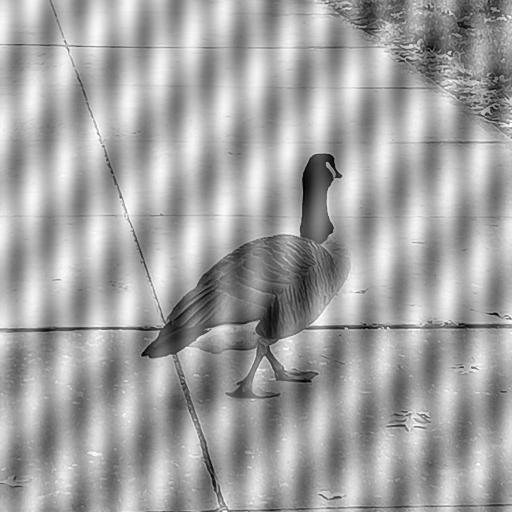
#> input picture Assets/freq_noise/two_noise.jpg, 512 x 512 px
$ jupyter execute Lab_5_Frequency_Domanin_Filtering.ipynb   (older library calls are emulated)
#> lines starting #> are read from the running program, lines starting #| are printed output that depends on the picture
[cell 1]
import cv2
import numpy as np
import matplotlib.pyplot as plt

asset_dir = '../Assets/freq_noise/'

# Butterworth Notch Reject Filter of order n

• Butterworth Highpass filter:

$$H_{NR}(u,v) = \prod_{k=1}^{Q} \left[\frac{1}{1+\left[\frac{D_{0k}}{D_k(u,v)}\right]^{2n}}\right] \left[\frac{1}{1+\left[\frac{D_{0k}}{D_{-k}(u,v)}\right]^{2n}}\right]$$

• The distance computations for each filter transfer function

$$D_k(u,v) = \left[\left(u - \frac{M}{2} - u_k\right)^2 + \left(v - \frac{N}{2} - v_k\right)^2\right]^{1/2}$$

$$D_{-k}(u,v) = \left[\left(u - \frac{M}{2} + u_k\right)^2 + \left(v - \frac{N}{2} + v_k\right)^2\right]^{1/2}$$

Where, center of the frequency rectangle = $(M/2, N/2)$

$D_k(u,v)$ = Distance of a pixel from center

$D_{0k}$ = cut-off frequency of k-th notch pair

$(u,v)$ = peaks in the frequency domain to be removed

[cell 2]
def calculate_distance(u, v, M, N, notch_u, notch_v):
    center_u = M / 2
    center_v = N / 2
    uk = notch_u - center_u
    vk = notch_v - center_v

    # D_-k(u,v) = [(u - M/2 + uk)^2 + (v - N/2 + vk)^2]^(1/2)
    Dk_neg = np.sqrt((u - center_u + uk)**2 + (v - center_v + vk)**2)
    # D_k(u,v) = [(u - M/2 - uk)^2 + (v - N/2 - vk)^2]^(1/2)
    Dk = np.sqrt((u - center_u - uk)**2 + (v - center_v - vk)**2)

    return Dk, Dk_neg

[cell 3]
def calculate_HNR(u, v, M, N, uk, vk, D0k, n):
    Dk, D_neg_k = calculate_distance(u, v, M, N, uk, vk)

    # div by zero prevention
    Dk = np.where(Dk == 0, 1e-10, Dk)
    D_neg_k = np.where(D_neg_k == 0, 1e-10, D_neg_k)

    # H1 = 1/(1 + (D0k/Dk)^(2n))
    H1 = 1.0 / (1.0 + (D0k / (Dk))**(2 * n))

    # H2 = 1/(1 + (D0k/D_-k)^(2n))
    H2 = 1.0 / (1.0 + (D0k / (D_neg_k))**(2 * n))

    HNR = H1 * H2

    return HNR

[cell 4]
def gen_mask(img_shape, notch_pairs, D0k, n):
    M, N = img_shape

    u = np.arange(M)
    v = np.arange(N)
    u, v = np.meshgrid(u, v)

    mask = np.ones((M, N), dtype=np.float64)

    for uk, vk in notch_pairs:
        HNR = calculate_HNR(u, v, M, N, uk, vk, D0k, n)
        mask *= HNR

    return mask

[cell 5]
img_input = cv2.imread(asset_dir+'two_noise.jpg', 0)
#> img_input is the input picture: shape (512, 512); min 0, max 255, mean 162.7
img = img_input.copy()
image_size = img.shape[0] * img.shape[1]
#> image_size = 262144

[cell 6]
notch_pairs = [(272,256), (261,261)]
D0k_1 = 20
n_1 = 2

D0k_2 = 5
n_2 = 2

mask_1 = gen_mask(img.shape, notch_pairs, D0k_1, n_1)
mask_2 = gen_mask(img.shape, notch_pairs, D0k_2, n_2)

[cell 7]
ft = np.fft.fft2(img)
ft_shift = np.fft.fftshift(ft)
magnitude_spectrum_ac = np.abs(ft_shift)
magnitude_spectrum = 20 * np.log(np.abs(ft_shift)+1)
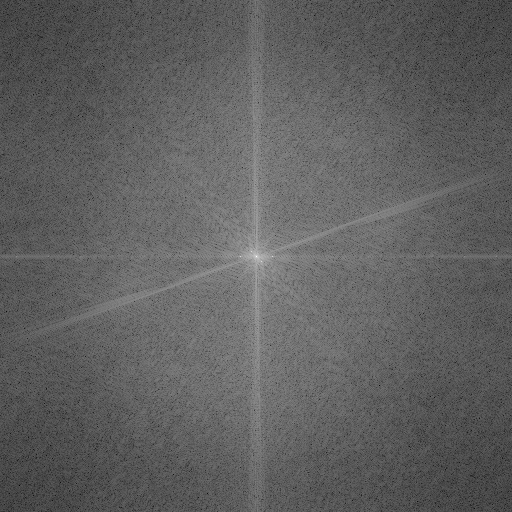
#> magnitude_spectrum: shape (512, 512) float64; min 30.51, max 351.4, mean 151.3; drawn with min black and max white
magnitude_spectrum = cv2.normalize(magnitude_spectrum, None,0,255,cv2.NORM_MINMAX,dtype=cv2.CV_8U)
ang = np.angle(ft_shift)
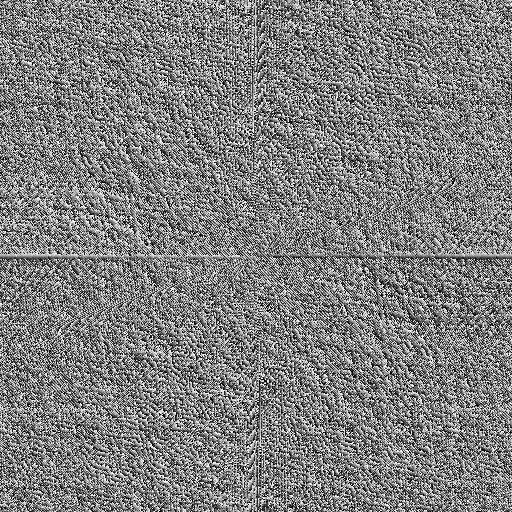
#> ang: shape (512, 512) float64; min -3.14, max 3.14, mean -3.69e-18; drawn with min black and max white
ang_ = cv2.normalize(ang, None,0,255,cv2.NORM_MINMAX,dtype=cv2.CV_8U)

magnitude_spectrum_ac[272,256] = 0
#> magnitude_spectrum_ac: shape (512, 512) float64; min 0, max 42652935, mean 4182.8
magnitude_spectrum_ac[240,256] = 0
#> magnitude_spectrum_ac: shape (512, 512) float64; min 0, max 42652935, mean 4182.5
magnitude_spectrum_ac[261,261] = 0
#> magnitude_spectrum_ac: shape (512, 512) float64; min 0, max 42652935, mean 4166.4
magnitude_spectrum_ac[251,251] = 0
#> magnitude_spectrum_ac: shape (512, 512) float64; min 0, max 42652935, mean 4150.3

magnitude_spectrum_ac_1 = magnitude_spectrum_ac * mask_1
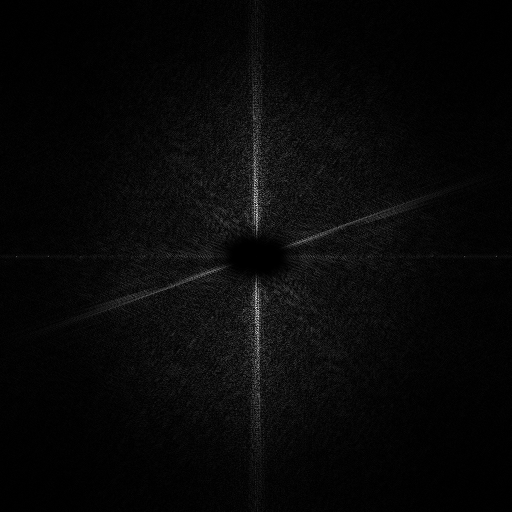
#> magnitude_spectrum_ac_1: shape (512, 512) float64; min 0, max 96029.4, mean 3286.2; drawn with min black and max white
magnitude_spectrum_ac_2 = magnitude_spectrum_ac * mask_2

## phase add F(u,v)=∣F(u,v)∣*e^jθ(u,v)
final_result_1 = np.multiply(magnitude_spectrum_ac_1, np.exp(1j*ang))
final_result_2 = np.multiply(magnitude_spectrum_ac_2, np.exp(1j*ang))

# inverse fourier
img_back_1 = np.real(np.fft.ifft2(np.fft.ifftshift(final_result_1)))
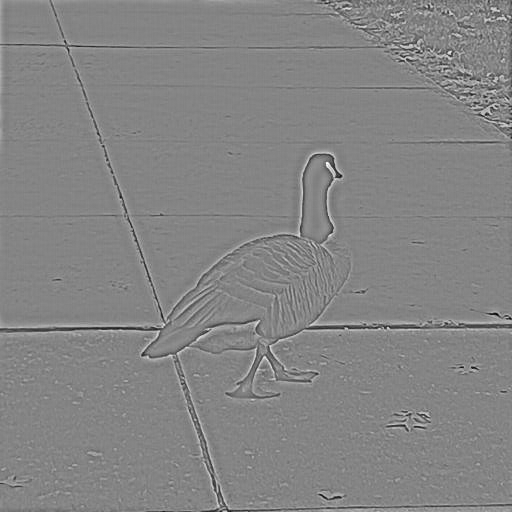
#> img_back_1: shape (512, 512) float64; min -111.3, max 102.6, mean 0; drawn with min black and max white
img_back_2 = np.real(np.fft.ifft2(np.fft.ifftshift(final_result_2)))

img_back_scaled_1 = cv2.normalize(img_back_1, None, 0,255,cv2.NORM_MINMAX,dtype=cv2.CV_8U)
img_back_scaled_2 = cv2.normalize(img_back_2, None, 0,255,cv2.NORM_MINMAX,dtype=cv2.CV_8U)
mask_1 = cv2.normalize(mask_1, None,0,255,cv2.NORM_MINMAX,dtype=cv2.CV_8U)
mask_2 = cv2.normalize(mask_2, None,0,255,cv2.NORM_MINMAX,dtype=cv2.CV_8U)

[cell 8]
fig, axs = plt.subplots(2,3, figsize=(15,10))

for ax in axs.flat:
    ax.axis('off')

axs[0,0].imshow(img_input, cmap='gray')
axs[0,0].set_title('Input Image')
axs[0,1].imshow(magnitude_spectrum, cmap='gray')
axs[0,1].set_title('Magnitude Spectrum')
axs[0,2].imshow(ang_, cmap='gray')
axs[0,2].set_title('Phase Spectrum')
axs[1,0].imshow(mask_2, cmap='gray')
axs[1,0].set_title('[(272,256), (261,261)] D0=5 n=2')
axs[1,0].axis('on')
axs[1,1].imshow(img_back_scaled_1, cmap='gray')
axs[1,1].set_title('Filtered Image D0=20')
axs[1,2].imshow(img_back_scaled_2, cmap='gray')
axs[1,2].set_title('Filtered Image D0=5')


plt.show()
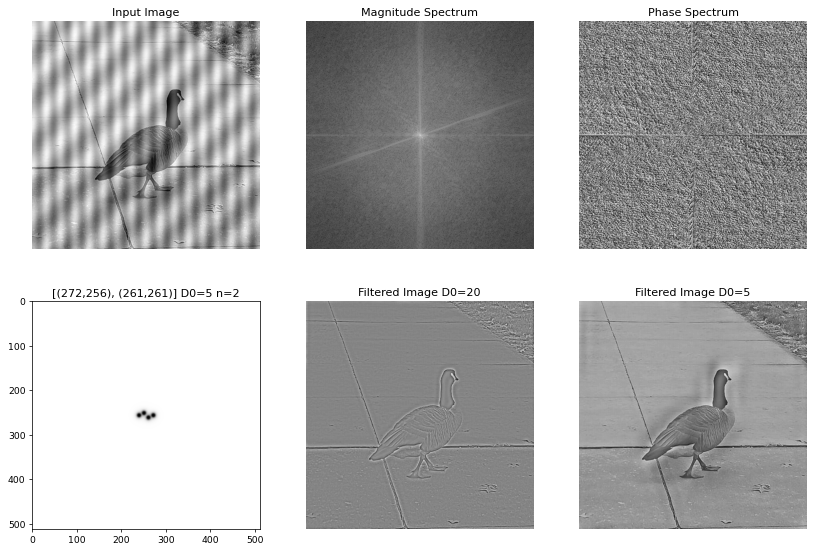
#> figure drawn by matplotlib, 6 panels

# Ideal Notch Reject Filter

• The general form of Ideal Highpass filter:

$$H(u,v) = \begin{cases} 0 \text{ if } D(u,v) \leq D_0 \\ 1 \text{ if } D(u,v) > D_0 \end{cases}$$

The distance computations for each filter transfer function

$$D_k(u,v) = \left[\left(u - \frac{M}{2} - u_k\right)^2 + \left(v - \frac{N}{2} - v_k\right)^2\right]^{1/2}$$

$$D_{-k}(u,v) = \left[\left(u - \frac{M}{2} + u_k\right)^2 + \left(v - \frac{N}{2} + v_k\right)^2\right]^{1/2}$$

[cell 9]
def calculate_HNR_ideal(u, v, M, N, uk, vk, D0k):
    Dk, D_neg_k = calculate_distance(u, v, M, N, uk, vk)

    # Ideal filter: H = 0 if D <= D0, H = 1 if D > D0
    HNR = np.where((Dk <= D0k) | (D_neg_k <= D0k), 0.0, 1.0)

    return HNR

[cell 10]
def gen_mask_ideal(img_shape, notch_pairs, D0k):
    M, N = img_shape

    u = np.arange(M)
    v = np.arange(N)
    u, v = np.meshgrid(u, v)

    mask = np.ones((M, N), dtype=np.float64)

    for uk, vk in notch_pairs:
        HNR = calculate_HNR_ideal(u, v, M, N, uk, vk, D0k)
        mask *= HNR

    return mask

[cell 11]
img_input = cv2.imread(asset_dir+'single_noise.jpg', 0)
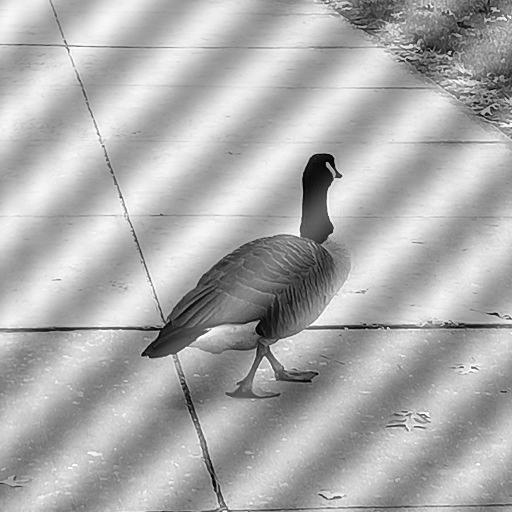
#> input picture Assets/freq_noise/single_noise.jpg, 512 x 512 px
#> img_input is the input picture: shape (512, 512); min 0, max 255, mean 172.7
img = img_input.copy()
image_size = img.shape[0] * img.shape[1]

[cell 12]
notch_pairs = [(261,261)]
D0k_1 = 1
D0k_2 = 5

mask_1 = gen_mask_ideal(img.shape, notch_pairs, D0k_1)
mask_2 = gen_mask_ideal(img.shape, notch_pairs, D0k_2)

[cell 13]
ft = np.fft.fft2(img)
ft_shift = np.fft.fftshift(ft)
magnitude_spectrum_ac = np.abs(ft_shift)
magnitude_spectrum = 20 * np.log(np.abs(ft_shift)+1)
magnitude_spectrum = cv2.normalize(magnitude_spectrum, None,0,255,cv2.NORM_MINMAX,dtype=cv2.CV_8U)
ang = np.angle(ft_shift)
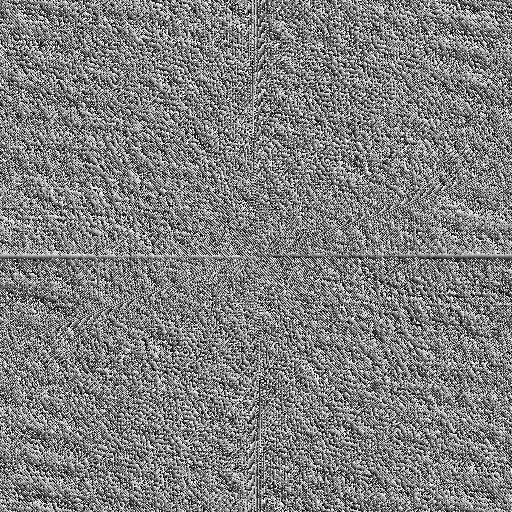
#> ang: shape (512, 512) float64; min -3.14, max 3.14, mean -8.67e-18; drawn with min black and max white
ang_ = cv2.normalize(ang, None,0,255,cv2.NORM_MINMAX,dtype=cv2.CV_8U)

magnitude_spectrum_ac[261,261] = 0
#> magnitude_spectrum_ac: shape (512, 512) float64; min 0, max 45271038, mean 5579.1
magnitude_spectrum_ac[251,251] = 0
#> magnitude_spectrum_ac: shape (512, 512) float64; min 0, max 45271038, mean 5558

magnitude_spectrum_ac_1 = magnitude_spectrum_ac * mask_1
magnitude_spectrum_ac_2 = magnitude_spectrum_ac * mask_2

## phase add F(u,v)=∣F(u,v)∣*e^jθ(u,v)
final_result_1 = np.multiply(magnitude_spectrum_ac_1, np.exp(1j*ang))
final_result_2 = np.multiply(magnitude_spectrum_ac_2, np.exp(1j*ang))

# inverse fourier
img_back_1 = np.real(np.fft.ifft2(np.fft.ifftshift(final_result_1)))
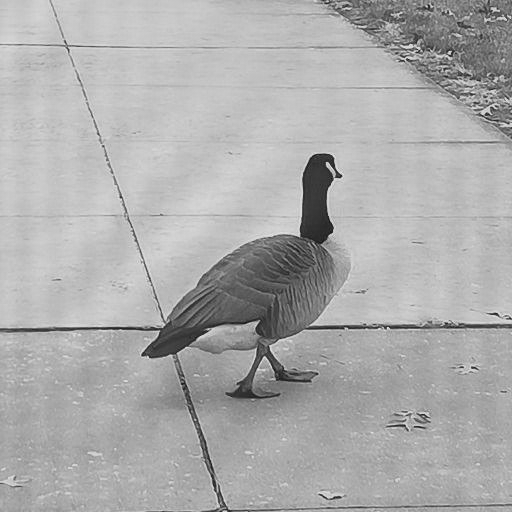
#> img_back_1: shape (512, 512) float64; min 17.92, max 235.8, mean 172.7
img_back_2 = np.real(np.fft.ifft2(np.fft.ifftshift(final_result_2)))
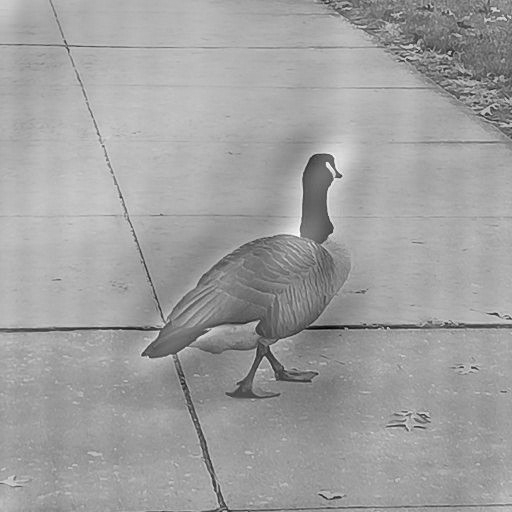
#> img_back_2: shape (512, 512) float64; min -21.73, max 287.9, mean 172.7; drawn with min black and max white

img_back_scaled_1 = cv2.normalize(img_back_1, None, 0,255,cv2.NORM_MINMAX,dtype=cv2.CV_8U)
img_back_scaled_2 = cv2.normalize(img_back_2, None, 0,255,cv2.NORM_MINMAX,dtype=cv2.CV_8U)
mask_1 = cv2.normalize(mask_1, None,0,255,cv2.NORM_MINMAX,dtype=cv2.CV_8U)
mask_2 = cv2.normalize(mask_2, None,0,255,cv2.NORM_MINMAX,dtype=cv2.CV_8U)

[cell 14]
fig, axs = plt.subplots(2,3, figsize=(15,10))

for ax in axs.flat:
    ax.axis('off')

axs[0,0].imshow(img_input, cmap='gray')
axs[0,0].set_title('Input Image')
axs[0,1].imshow(magnitude_spectrum, cmap='gray')
axs[0,1].set_title('Magnitude Spectrum')
axs[0,2].imshow(ang_, cmap='gray')
axs[0,2].set_title('Phase Spectrum')
axs[1,0].imshow(mask_2, cmap='gray')
axs[1,0].set_title('[(261,261)] D0=5 n=2')
axs[1,0].axis('on')
axs[1,1].imshow(img_back_scaled_1, cmap='gray')
axs[1,1].set_title('Filtered Image D0=1')
axs[1,2].imshow(img_back_scaled_2, cmap='gray')
axs[1,2].set_title('Filtered Image D0=5')

plt.show()
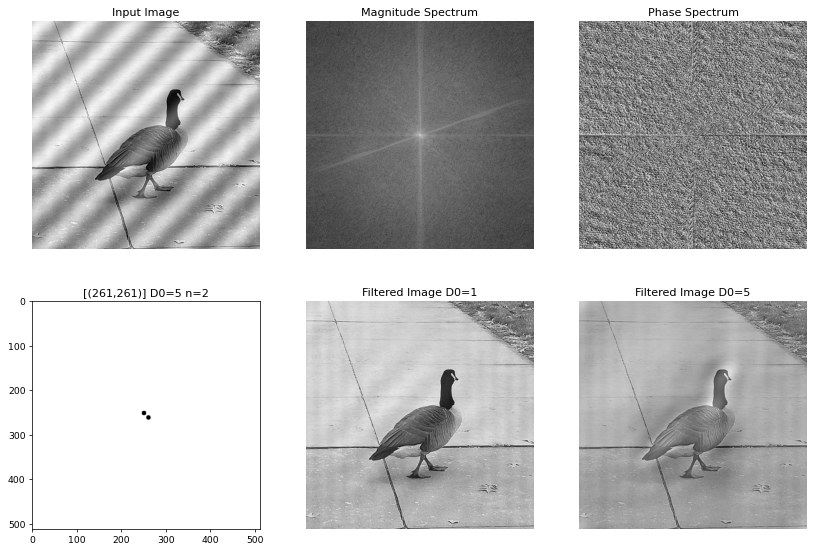
#> figure drawn by matplotlib, 6 panels
